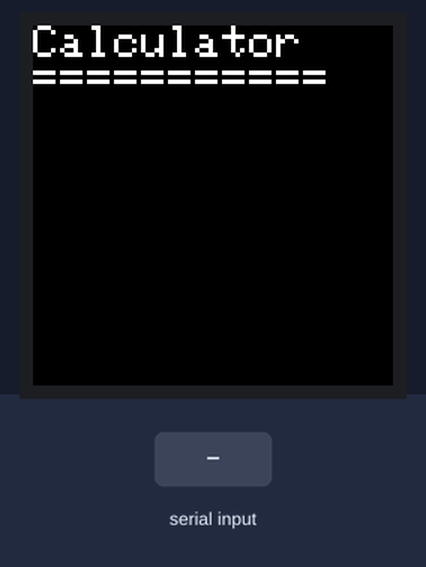
A sketch run on a simulated Arduino Uno, built with avr-gcc and run on an emulated ATmega328P. Parts: 240×240 colour display. The test bench sets the inputs (shaded band).

Above: at 1.2 s.
1.3 s: "+" received over Serial
At 3.2 s:
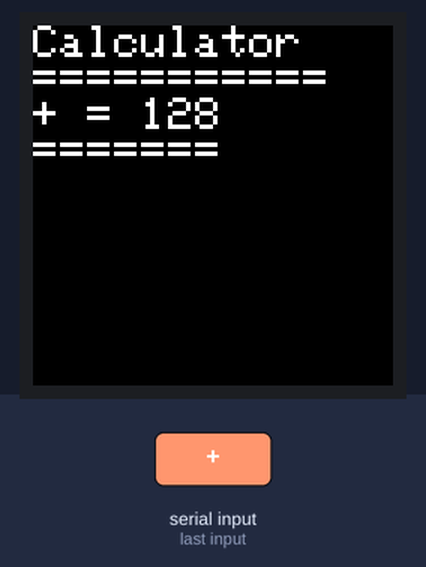
3.8 s: "*" received over Serial
At 6.0 s:
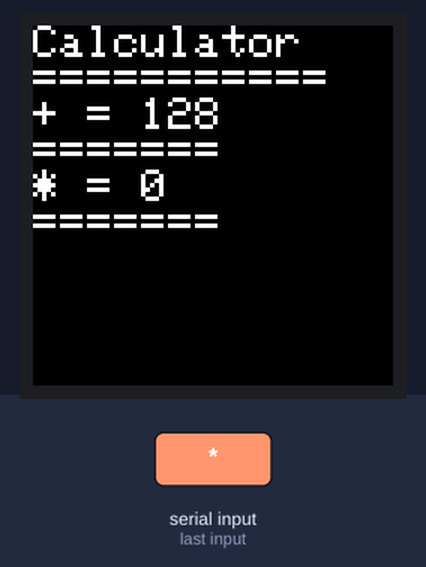
6.3 s: "/" received over Serial
At 8.1 s:
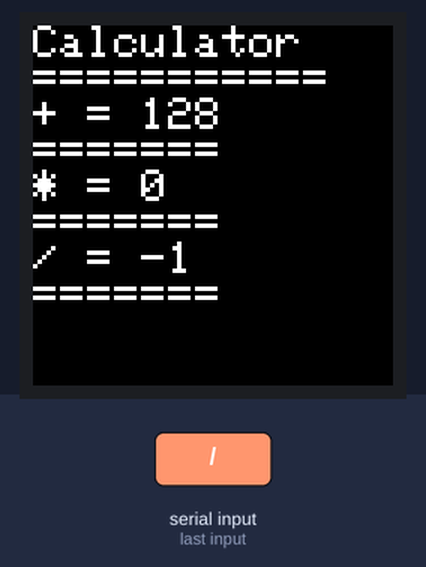
8.8 s: "90,45\n" received over Serial
At 10.3 s:
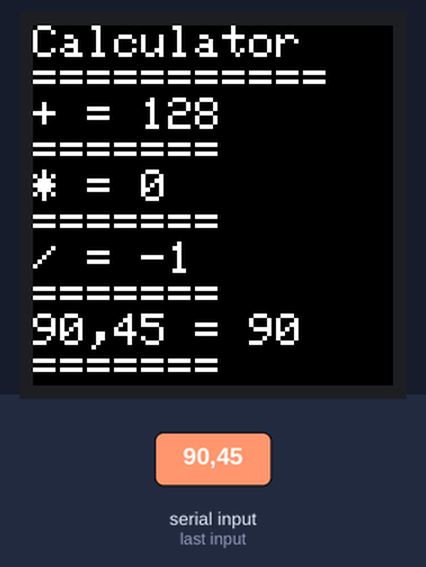
Timing chart, 0 to 11.8 s (numbered marks = the images above; inputs shaded):
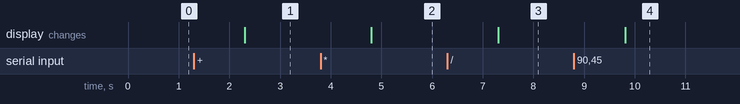

The sketch:

CalculatorOLED.ino
```cpp
#include <Arduino_ST7789_Fast.h>
#include <LinkedList.h>
#include <string.h>
Arduino_ST7789 lcd = Arduino_ST7789(7, 8); //set lcd pins

// Initialization
int start, end, result;
bool state;
String example;


void setup(void)
{
  Serial.begin(9600);
  lcd.init(240, 240); //initialize screen resolution
  lcd.fillScreen(BLACK);
  lcd.setTextColor(WHITE);
  lcd.setTextSize(3);

  lcd.println("Calculator");
  lcd.println("===========");
 }

void loop()
{
  while(Serial.available()==0){}

  //Resetting
  start=0, end=0, result=0; state=false;
  LinkedList<int> linky = LinkedList<int>();
  LinkedList<char> operators = LinkedList<char>();
  example = Serial.readString();

  //Analyzing text
  for(int i=0; i < example.length(); i++){
     if( isdigit(example[i]) ){
         if( !state ){
             state = true;
             start = i;
        }
        if(state && (i == example.length()-1 || !isdigit(example[i+1]))){
            state=false;
            end=i+1;
            linky.add(example.substring(start,end).toInt()); //ADD to list
        }
      } else {
        operators.add(example[i]);
     }
  }

  //Calculating everything
  result = linky[0];
  for(int i=0; i < operators.size(); i++){
      switch(operators[i]){
          case '+': result+=linky[i+1]; break;
          case '-': result-=linky[i+1]; break;
          case '*': result*=linky[i+1]; break;
          case '/': result/=linky[i+1]; break;
      }
  }

  example.trim();
  lcd.println(example + " = " + result);
  lcd.println("=======");
  delay(200);
}
```

Measured:
- after the input at 1.3 s, the display: changes after 1.0 s (image 1)
- after the input at 3.8 s, the display: changes after 1.0 s (image 2)
- after the input at 6.3 s, the display: changes after 1.0 s (image 3)
- after the input at 8.8 s, the display: changes after 1.0 s (image 4)
